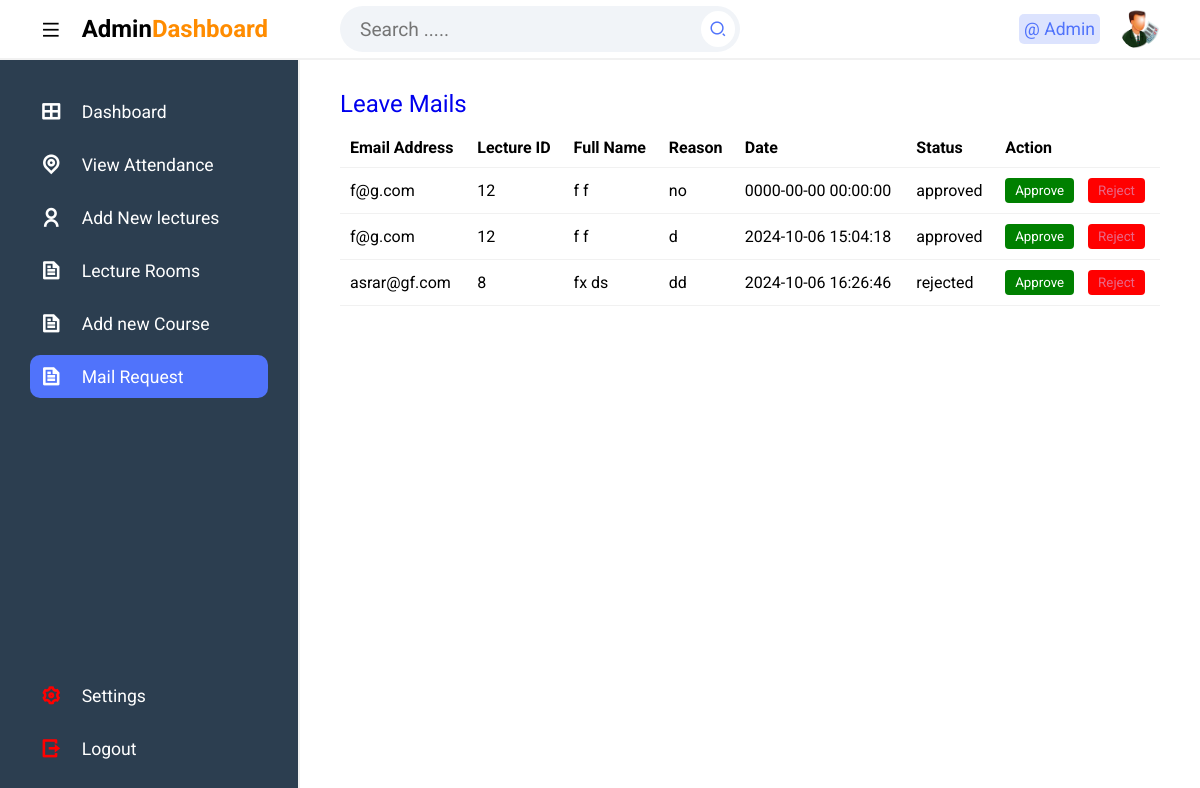
/public/Admin/mailRequest.php (signed in), run on the app's committed database.
### tables this page shows
CREATE TABLE `leave_requests` (
  `id` int(11) NOT NULL,
  `lecture_id` int(11) DEFAULT NULL,
  `purpose` varchar(255) DEFAULT NULL,
  `status` enum('pending','rejected','approved') DEFAULT 'pending',
  `request_date` datetime DEFAULT current_timestamp()
);

CREATE TABLE `tbllecture` (
  `Id` int(11) NOT NULL,
  `firstName` varchar(255) NOT NULL,
  `lastName` varchar(255) NOT NULL,
  `emailAddress` varchar(255) NOT NULL,
  `password` varchar(255) NOT NULL,
  `phoneNo` varchar(50) NOT NULL,
  `facultyCode` varchar(50) NOT NULL,
  `dateCreated` datetime DEFAULT current_timestamp(),
  `photo` varchar(255) NOT NULL
);

### public/Admin/mailRequest.php (the view, shortened to what this page needs)
<?php
include 'includes/dbcon.php';
$sql = "SELECT lr.id AS LeaveID,
               l.id AS LectureID,
               CONCAT(l.firstName, ' ', l.lastName) AS FullName,
               l.emailAddress AS Email,
               lr.purpose AS Purpose,
               lr.status AS Status,
               lr.request_date AS RequestDate
        FROM leave_requests lr
        JOIN tbllecture l ON lr.lecture_id = l.id";
$result = $conn->query($sql);
?>
<!DOCTYPE html>
<html lang="en">
<head>
    <link rel="stylesheet" href="css/styles.css">
    <link rel="stylesheet" href="https://cdnjs.cloudflare.com/ajax/libs/font-awesome/6.5.1/css/all.min.css">
    <link href="https://cdnjs.cloudflare.com/ajax/libs/remixicon/4.2.0/remixicon.css" rel="stylesheet">
</head>
<body>
<?php include "Includes/topbar.php";?>
<section class="main">
    <?php include "Includes/sidebar.php";?>
    <div class="main--content">
        <div class="table-containerx">
            <a href="#add-form" style="text-decoration:none;">
                <div class="title" id="addLecture">
                    <h2 class="section--title">Leave Mails</h2>
                </div>
            </a>
            <div class="table">
                <table>
                    <thead>
                        <tr>
                            <th>Email Address</th>
                            <th>Lecture ID</th>
                            <th>Full Name</th>
                            <th>Reason</th>
                            <th>Date</th>
                            <th>Status</th>
                            <th>Action</th>
                        </tr>
                    </thead>
                    <tbody>
                    <?php
                    if ($result->num_rows > 0) {
                        while ($row = $result->fetch_assoc()) {
                            echo "<tr>";
                            echo "<td>" . htmlspecialchars($row["Email"]) . "</td>";
                            echo "<td>" . htmlspecialchars($row["LectureID"]) . "</td>";
                            echo "<td>" . htmlspecialchars($row["FullName"]) . "</td>";
                            echo "<td>" . htmlspecialchars($row["Purpose"]) . "</td>";
                            echo "<td>" . htmlspecialchars($row["RequestDate"]) . "</td>";
                            echo "<td id='status_" . $row["LeaveID"] . "'>" . htmlspecialchars($row["Status"]) . "</td>";
                            echo "<td>
                                    <form method='POST' action=''>
                                        <input type='hidden' name='leaveId' value='" . htmlspecialchars($row["LeaveID"]) . "'>
                                        <button type='submit' name='approve' class='add_Approved'>Approve</button>
                                        <button type='submit' name='reject' class='rejected'>Reject</button>
                                    </form>
                                  </td>";
                            echo "</tr>";
                        }
                    } else {
                        echo "<tr><td colspan='7'>No records found</td></tr>";
                    }
                    ?>
                    </tbody>
                </table>
            </div>
        </div>
    </div>
</section>
</body>
</html>

### public/Admin/includes/topbar.php (shortened to what this page needs)
<?php
$fullName = "";
if (isset($_SESSION['userId'])) {
    $userId = $conn->real_escape_string($_SESSION['userId']);
    $query = "SELECT * FROM tbladmin WHERE Id = $userId";
    $rs = $conn->query($query);
    if ($rs) {
        $num = $rs->num_rows;
        if ($num > 0) {
            $row = $rs->fetch_assoc();
            $fullName = $row['firstName'] . " " . $row['lastName'];
                } else {
            echo "Admin not found";
        }
    } else {
        echo "Error: " . $conn->error;
    }
} else {
 header('location: ../login.php');
}
?>
<section class="header">
    <div class="logo">
        <i class="ri-menu-line icon icon-0 menu"></i>
        <h2>Admin<span>Dashboard</span></h2>
    </div>
    <div class="search--notification--profile">
        <div id="searchInput" class="search">
            <input type="text" id="searchText" placeholder="Search .....">
            <button onclick="searchItems()"><i class="ri-search-2-line"></i></button>
        </div>
        <div class="notification--profile">
            <div class="picon lock">
                @ <?php echo $fullName; ?>
            </div>
            <div class="picon profile">
                <img src="img/user.png" alt="">
            </div>
        </div>
    </div>
</section>

### public/Admin/css/styles.css (style rules this page uses)
* { margin: 0; padding: 0; box-sizing: border-box; font-family: 'Roboto', sans-serif; }
body { position: relative; width: 100%; }
.header { height: 60px; width: 100%; display: flex; align-items: center; border-bottom: 2px solid #f1f1f1; }
.logo { display: flex; align-items: center; width: 300px; padding-left: 40px; }
.logo span { color: darkorange; }
.search--notification--profile { display: flex; align-items: center; justify-content: space-between; width: calc(100% - 300px); padding: 0 40px; }
.search { background-color: #f1f4f8; border-radius: 50px; width: 400px; padding: 5px; display: flex; align-items: center; justify-content: space-between; }
.search input { background-color: transparent; outline: none; border: none; text-indent: 15px; width: 85%; font-size:1.2em; }
.search button { outline: none; border: none; border-radius: 50%; background-color: #fff; padding: 8px; display: flex; align-items: center; justify-content: center; }
.search button i { font-size: 1.1rem; color: #5073fb; }
.notification--profile { display: flex; align-items: center; }
.picon { margin-left: 20px; font-size: 1.1rem; padding: 5px; border-radius: 5px; }
.lock { color: #5073fb; background-color: rgba(80, 115, 251, .2); }
.profile { position: relative; width: 40px; height: 40px; border-radius: 50%; overflow: hidden; }
img { position: absolute; top: 0; left: 0; width: 100%; height: 100%; object-fit: cover; }
.main { position: relative; width: 100%; min-height: calc(100vh - 60px); }
a { text-decoration: none; }
.icon { position: relative; display: flex; align-items: center; justify-content: center; margin-right: 20px; font-size: 1.3rem; }
thead { position:sticky; top:0; background-color:white; padding:20px; }
.main--content { position: absolute; top: 0; right: 0; height: 100%; width: calc(100% - 300px); padding: 0 40px; transition: .3s; }
.title { display: flex; align-items: center; justify-content: space-between; margin-bottom: 10px; margin-top: 30px; }
.section--title { font-weight: 400; }
.table-containerx { margin-bottom: 20px; }
.table { height: 200px; overflow-y: scroll; }
table { width: 100%; text-align: left; border-collapse: collapse; }
tr { border-bottom: 1px solid #f1f1f1; }
td, th { padding-block: 10px; padding:10px; }
.rejected { color: #e86786; }

### public/Admin/mailRequest.php (style rules this page uses)
.add_Approved { background-color: green; color: white; border: none; padding: 5px 10px; cursor: pointer; margin-right: 10px; border-radius: 4px; transition: background-color 0.3s ease; }
.rejected { background-color: red; color: white; border: none; padding: 5px 10px; cursor: pointer; border-radius: 4px; transition: background-color 0.3s ease; }

### data on the page
leave_requests: lecture.emailAddress "f@g.com", lecture.Id "12", FullName "f f", purpose "no", request_date "0000-00-00 00:00:00", status "approved"
leave_requests: lecture.emailAddress "f@g.com", lecture.Id "12", FullName "f f", purpose "d", request_date "2024-10-06 15:04:18", status "approved"
leave_requests: lecture.emailAddress "asrar@gf.com", lecture.Id "8", FullName "fx ds", purpose "dd", request_date "2024-10-06 16:26:46", status "rejected"

### other printed values
$fullName "Admin"
